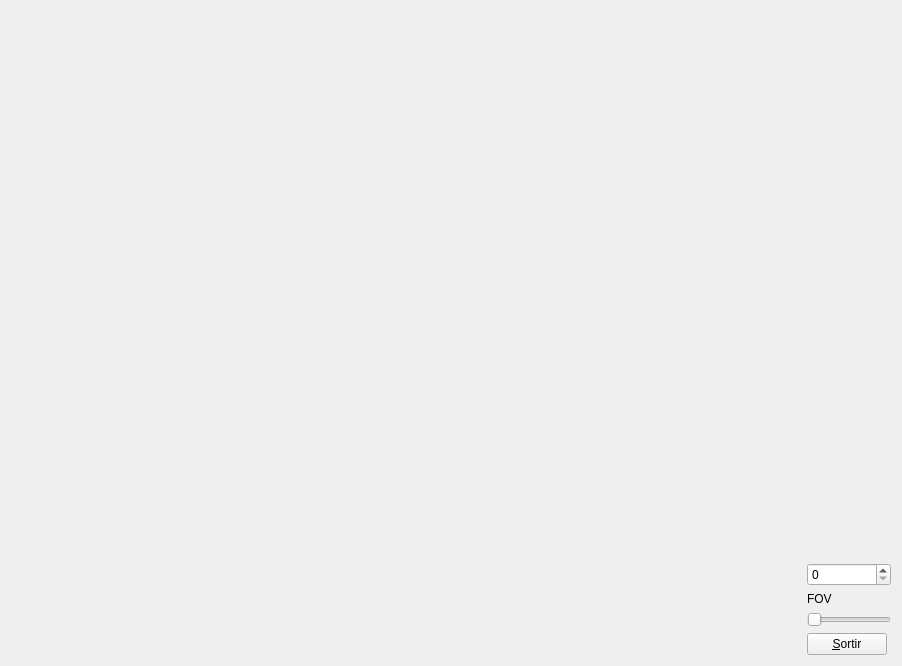
<?xml version="1.0" encoding="UTF-8"?>
<ui version="4.0">
 <class>MyForm</class>
 <widget class="QWidget" name="MyForm">
  <property name="geometry">
   <rect>
    <x>0</x>
    <y>0</y>
    <width>902</width>
    <height>666</height>
   </rect>
  </property>
  <property name="windowTitle">
   <string>IDI-Lab</string>
  </property>
  <layout class="QHBoxLayout" name="horizontalLayout" stretch="9,1">
   <item>
    <widget class="MyGLWidget" name="widget" native="true">
     <property name="sizePolicy">
      <sizepolicy hsizetype="Expanding" vsizetype="Expanding">
       <horstretch>0</horstretch>
       <verstretch>0</verstretch>
      </sizepolicy>
     </property>
     <property name="minimumSize">
      <size>
       <width>50</width>
       <height>50</height>
      </size>
     </property>
    </widget>
   </item>
   <item>
    <layout class="QVBoxLayout" name="verticalLayout_2">
     <item>
      <spacer name="verticalSpacer">
       <property name="orientation">
        <enum>Qt::Vertical</enum>
       </property>
       <property name="sizeHint" stdset="0">
        <size>
         <width>13</width>
         <height>40</height>
        </size>
       </property>
      </spacer>
     </item>
     <item>
      <layout class="QVBoxLayout" name="verticalLayout">
       <item>
        <widget class="QSpinBox" name="spinBox">
         <property name="maximumSize">
          <size>
           <width>84</width>
           <height>26</height>
          </size>
         </property>
         <property name="maximum">
          <number>180</number>
         </property>
        </widget>
       </item>
       <item>
        <widget class="QLabel" name="label">
         <property name="maximumSize">
          <size>
           <width>84</width>
           <height>17</height>
          </size>
         </property>
         <property name="text">
          <string>FOV</string>
         </property>
        </widget>
       </item>
       <item>
        <widget class="QSlider" name="horizontalSlider">
         <property name="maximumSize">
          <size>
           <width>84</width>
           <height>163</height>
          </size>
         </property>
         <property name="maximum">
          <number>180</number>
         </property>
         <property name="orientation">
          <enum>Qt::Horizontal</enum>
         </property>
        </widget>
       </item>
       <item>
        <widget class="QPushButton" name="pushButton">
         <property name="sizePolicy">
          <sizepolicy hsizetype="Fixed" vsizetype="Fixed">
           <horstretch>0</horstretch>
           <verstretch>0</verstretch>
          </sizepolicy>
         </property>
         <property name="text">
          <string>&amp;Sortir</string>
         </property>
        </widget>
       </item>
      </layout>
     </item>
    </layout>
   </item>
  </layout>
 </widget>
 <customwidgets>
  <customwidget>
   <class>MyGLWidget</class>
   <extends>QWidget</extends>
   <header>MyGLWidget.h</header>
   <container>1</container>
   <slots>
    <signal>envia_FOV(int)</signal>
    <slot>set_FOV(int)</slot>
   </slots>
  </customwidget>
 </customwidgets>
 <resources/>
 <connections>
  <connection>
   <sender>pushButton</sender>
   <signal>clicked()</signal>
   <receiver>MyForm</receiver>
   <slot>close()</slot>
   <hints>
    <hint type="sourcelabel">
     <x>886</x>
     <y>654</y>
    </hint>
    <hint type="destinationlabel">
     <x>839</x>
     <y>529</y>
    </hint>
   </hints>
  </connection>
  <connection>
   <sender>spinBox</sender>
   <signal>valueChanged(int)</signal>
   <receiver>horizontalSlider</receiver>
   <slot>setValue(int)</slot>
   <hints>
    <hint type="sourcelabel">
     <x>816</x>
     <y>573</y>
    </hint>
    <hint type="destinationlabel">
     <x>819</x>
     <y>618</y>
    </hint>
   </hints>
  </connection>
  <connection>
   <sender>horizontalSlider</sender>
   <signal>valueChanged(int)</signal>
   <receiver>spinBox</receiver>
   <slot>setValue(int)</slot>
   <hints>
    <hint type="sourcelabel">
     <x>855</x>
     <y>618</y>
    </hint>
    <hint type="destinationlabel">
     <x>854</x>
     <y>562</y>
    </hint>
   </hints>
  </connection>
  <connection>
   <sender>widget</sender>
   <signal>envia_FOV(int)</signal>
   <receiver>spinBox</receiver>
   <slot>setValue(int)</slot>
   <hints>
    <hint type="sourcelabel">
     <x>428</x>
     <y>274</y>
    </hint>
    <hint type="destinationlabel">
     <x>882</x>
     <y>574</y>
    </hint>
   </hints>
  </connection>
  <connection>
   <sender>spinBox</sender>
   <signal>valueChanged(int)</signal>
   <receiver>widget</receiver>
   <slot>set_FOV(int)</slot>
   <hints>
    <hint type="sourcelabel">
     <x>841</x>
     <y>569</y>
    </hint>
    <hint type="destinationlabel">
     <x>750</x>
     <y>392</y>
    </hint>
   </hints>
  </connection>
 </connections>
</ui>
